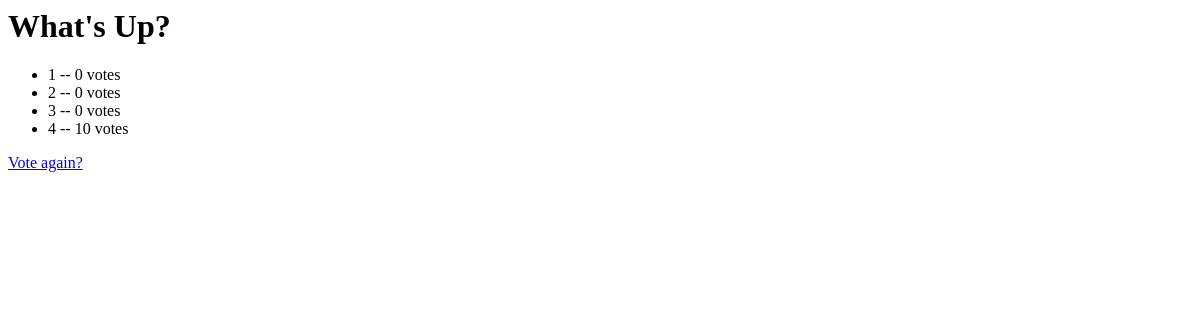
/polls/1/results/, run on an earlier commit of the app's database.
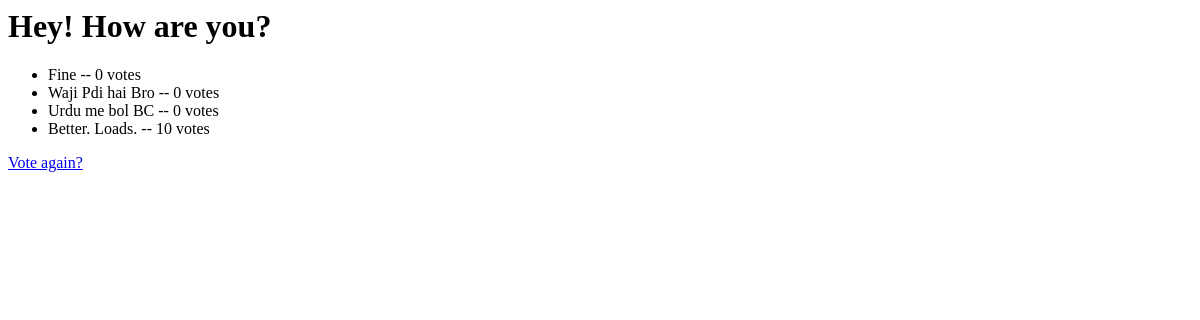
And on a later commit of the database.
### polls/models.py (models this page shows, shortened)
class Question(models.Model):
    question_text = models.CharField(max_length=200)
    pub_date = models.DateTimeField('date published')

class Choice(models.Model):
    question = models.ForeignKey(Question, on_delete=models.CASCADE)
    choice_text = models.CharField(max_length=200)
    votes = models.IntegerField(default=0)

### polls/views.py (the view)
# urls.py: path('<int:pk>/results/',views.ResultView.as_view(), name= "results"),
class ResultView(generic.DetailView):
    template_name = 'polls/results.html'
    model = Question

### polls/templates/polls/results.html
<h1>{{ question.question_text }}</h1>
<ul>
{% for choice in question.choice_set.all %}
    <li>{{ choice.choice_text }} -- {{ choice.votes }} vote{{ choice.votes|pluralize }}</li>
{% endfor %}
</ul>
<a href="{% url 'polls:detail' question.id %}">Vote again?</a>

What changed in the data, as far as the page shows it:
changed Question: question_text "What's Up?" → "Hey! How are you?"
changed Choice: choice_text "1" → "Fine"
changed Choice: choice_text "2" → "Waji Pdi hai Bro"
changed Choice: choice_text "3" → "Urdu me bol BC"
changed Choice: choice_text "4" → "Better. Loads."
